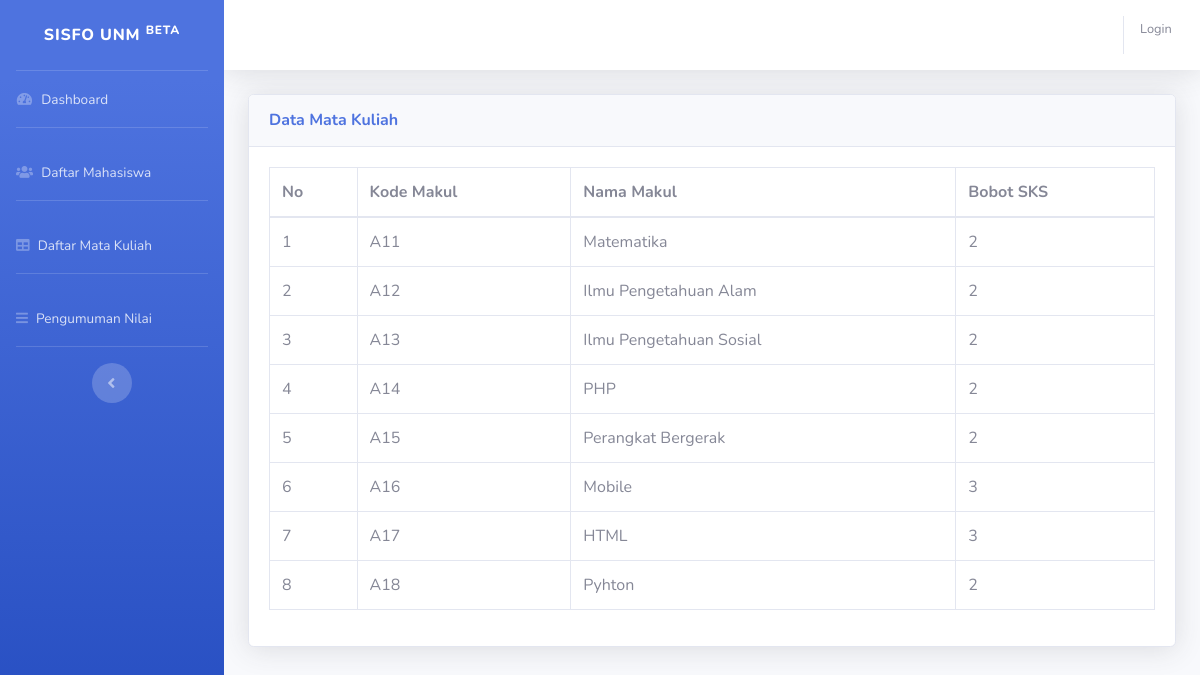
/?halaman=tampilMakul, run on the app's committed database.
### tables this page shows
CREATE TABLE IF NOT EXISTS `tb_matkul` (
  `kode_matkul` varchar(4) NOT NULL,
  `nama_matkul` varchar(200) NOT NULL,
  `sks` int(2) NOT NULL,
  PRIMARY KEY (`kode_matkul`)
);

### data/makul/makul_tampil.php (the view)
  <div class="container-fluid">
    <div class="card shadow mb-4">
      <div class="card-header py-3">
        <h6 class="m-0 font-weight-bold text-primary">Data Mata Kuliah</h6>
      </div>
      <div class="card-body">
        <div class="table-responsive">
          <table class="table table-bordered" id="dataTable" width="100%" cellspacing="0">
            <thead>
              <tr>
                <th>No</th>
                <th>Kode Makul</th>
                <th>Nama Makul</th>
                <th>Bobot SKS</th>
              </tr>
            </thead>
            <tbody>
              <?php
              $no=1;
              $query = $conn->query("SELECT kode_matkul, nama_matkul, sks FROM tb_matkul");
              while ($data = $query->fetch_assoc()) {
                ?>
                <tr>
                  <td><?= $no++; ?></td>
                  <td><?= $data['kode_matkul']; ?></td>
                  <td><?= $data['nama_matkul']; ?></td>
                  <td><?= $data['sks']; ?></td>
                </tr>
                <?php
              }
              ?>
            </tbody>
          </table>
        </div>
      </div>
    </div>
  </div>
</div>

### data on the page
tb_matkul: kode_matkul "A11", nama_matkul "Matematika", sks "2"
tb_matkul: kode_matkul "A12", nama_matkul "Ilmu Pengetahuan Alam", sks "2"
tb_matkul: kode_matkul "A13", nama_matkul "Ilmu Pengetahuan Sosial", sks "2"
tb_matkul: kode_matkul "A14", nama_matkul "PHP", sks "2"
tb_matkul: kode_matkul "A15", nama_matkul "Perangkat Bergerak", sks "2"
tb_matkul: kode_matkul "A16", nama_matkul "Mobile", sks "3"
tb_matkul: kode_matkul "A17", nama_matkul "HTML", sks "3"
tb_matkul: kode_matkul "A18", nama_matkul "Pyhton", sks "2"
